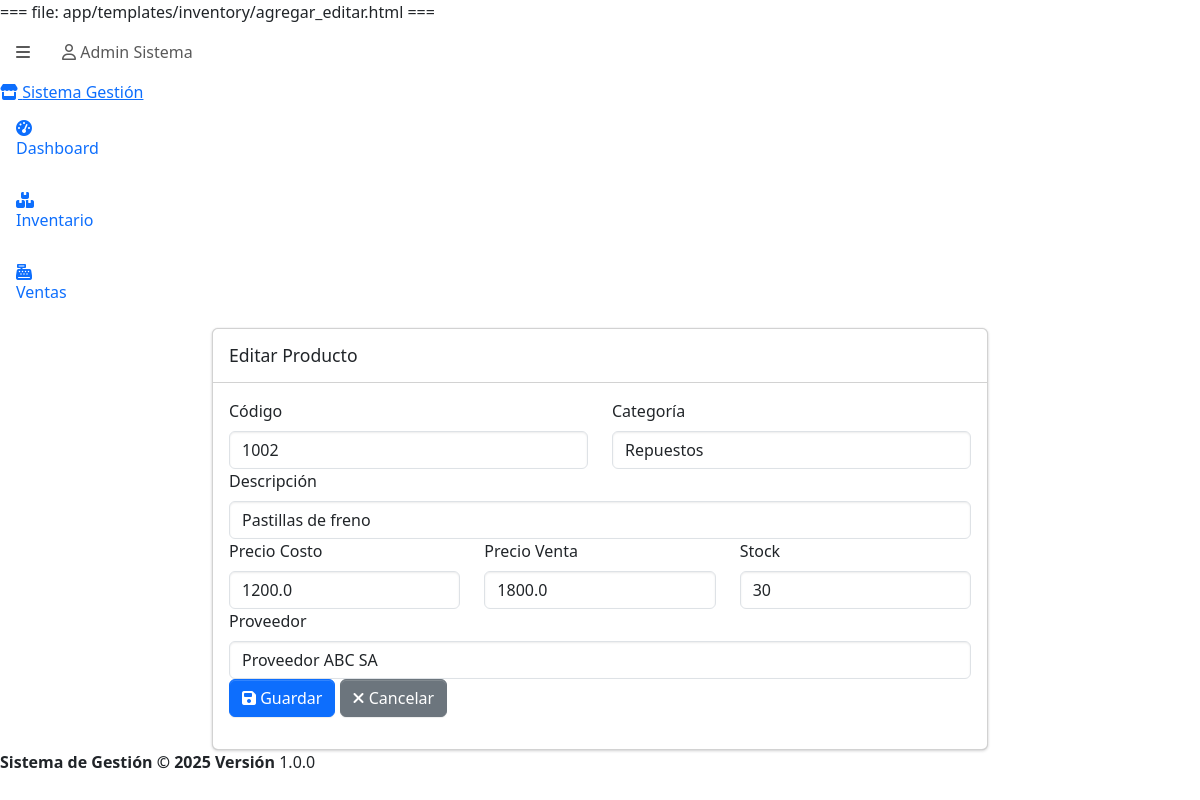
/inventario/editar/2 (signed in), run on the app's committed database.
### app/models.py (models this page shows, shortened)
class Usuario(UserMixin, db.Model):
    __tablename__ = 'usuarios'
    id = db.Column(db.Integer, primary_key=True)
    name = db.Column(db.String(100), nullable=False)
    lastname = db.Column(db.String(100), nullable=False)
    dni = db.Column(db.String(20), unique=True, nullable=False)
    username = db.Column(db.String(50), unique=True, nullable=False)
    password = db.Column(db.String(200), nullable=False)
    email = db.Column(db.String(100), unique=True, nullable=False)
    phone = db.Column(db.String(20), nullable=False)
    address = db.Column(db.String(200), nullable=False)
    rol_id = db.Column(db.Integer, db.ForeignKey('rol_usuarios.id'), nullable=False)
    status = db.Column(db.Integer, default=1)
    ventas = db.relationship('Venta', backref='usuario', lazy=True)

class Producto(db.Model):
    __tablename__ = 'productos'
    id = db.Column(db.Integer, primary_key=True)
    codigo = db.Column(db.Integer, unique=True, nullable=False)
    descripcion = db.Column(db.String(200), nullable=False)
    precio_costo = db.Column(db.Float, nullable=False)
    precio_venta = db.Column(db.Float, nullable=False)
    stock = db.Column(db.Integer, nullable=False, default=0)
    categoria_id = db.Column(db.Integer, db.ForeignKey('categorias.id'))
    proveedor_id = db.Column(db.Integer, db.ForeignKey('proveedores.id'))
    estado = db.Column(db.Integer, default=1)
    detalles_venta = db.relationship('DetalleVenta', backref='producto', lazy=True)

### app/routes/inventory.py (the view, shortened to what this page needs)
@inventory_bp.route('/editar/<int:id>', methods=['GET', 'POST'])
@login_required
@role_required('superadmin', 'admin')
def editar(id):
    producto = Producto.query.get_or_404(id)
    form = ProductoForm(obj=producto)
    form.categoria_id.choices = [(c.id, c.nombre) for c in Categoria.query.filter_by(estado=1).all()]
    form.proveedor_id.choices = [(p.id, p.razon_social) for p in Proveedor.query.filter_by(estado=1).all()]
    return render_template('inventory/agregar_editar.html', form=form, producto=producto, titulo='Editar Producto')

### app/forms.py
class ProductoForm(FlaskForm):
    codigo = IntegerField('Código', validators=[DataRequired()])
    descripcion = StringField('Descripción', validators=[DataRequired(), Length(max=200)])
    precio_costo = FloatField('Precio Costo', validators=[DataRequired(), NumberRange(min=0)])
    precio_venta = FloatField('Precio Venta', validators=[DataRequired(), NumberRange(min=0)])
    stock = IntegerField('Stock', validators=[DataRequired(), NumberRange(min=0)])
    categoria_id = SelectField('Categoría', coerce=int, validators=[DataRequired()])
    proveedor_id = SelectField('Proveedor', coerce=int, validators=[DataRequired()])

### app/routes/auth.py (called while the page is built)
@login_manager.user_loader
def load_user(user_id):
    return Usuario.query.get(int(user_id))

def role_required(*roles):
    def decorator(f):
        @wraps(f)
        def decorated_function(*args, **kwargs):
            from flask_login import current_user
            if not current_user.is_authenticated:
                return redirect(url_for('auth.login'))
            if current_user.rol.tipo not in roles:
                flash('No tienes permisos para acceder a esta página.', 'danger')
                return redirect(url_for('dashboard.index'))
            return f(*args, **kwargs)
        return decorated_function
    return decorator

### app/templates/inventory/agregar_editar.html (shortened to what this page needs)
{% extends "base.html" %}
{% block content %}
<div class="row">
    <div class="col-md-8 offset-md-2">
        <div class="card">
            <div class="card-header">
                <h3 class="card-title">{{ titulo }}</h3>
            </div>
            <div class="card-body">
                <form method="POST">
                    <div class="row">
                        <div class="col-md-6">
                            <div class="form-group">
                                {{ form.codigo.label(class="form-label") }}
                                {{ form.codigo(class="form-control" + (" is-invalid" if form.codigo.errors else "")) }}
                            </div>
                        </div>
                        <div class="col-md-6">
                            <div class="form-group">
                                {{ form.categoria_id.label(class="form-label") }}
                                {{ form.categoria_id(class="form-control" + (" is-invalid" if form.categoria_id.errors else "")) }}
                            </div>
                        </div>
                    </div>
                    <div class="form-group">
                        {{ form.descripcion.label(class="form-label") }}
                        {{ form.descripcion(class="form-control" + (" is-invalid" if form.descripcion.errors else "")) }}
                    </div>
                    <div class="row">
                        <div class="col-md-4">
                            <div class="form-group">
                                {{ form.precio_costo.label(class="form-label") }}
                                {{ form.precio_costo(class="form-control" + (" is-invalid" if form.precio_costo.errors else ""), step="0.01") }}
                            </div>
                        </div>
                        <div class="col-md-4">
                            <div class="form-group">
                                {{ form.precio_venta.label(class="form-label") }}
                                {{ form.precio_venta(class="form-control" + (" is-invalid" if form.precio_venta.errors else ""), step="0.01") }}
                            </div>
                        </div>
                        <div class="col-md-4">
                            <div class="form-group">
                                {{ form.stock.label(class="form-label") }}
                                {{ form.stock(class="form-control" + (" is-invalid" if form.stock.errors else "")) }}
                            </div>
                        </div>
                    </div>
                    <div class="form-group">
                        {{ form.proveedor_id.label(class="form-label") }}
                        {{ form.proveedor_id(class="form-control" + (" is-invalid" if form.proveedor_id.errors else "")) }}
                    </div>
                    <div class="form-group">
                        <button type="submit" class="btn btn-primary">
                            <i class="fas fa-save"></i> Guardar
                        </button>
                        <a href="{{ url_for('inventory.listar') }}" class="btn btn-secondary">
                            <i class="fas fa-times"></i> Cancelar
                        </a>
                    </div>
                </form>
            </div>
        </div>
    </div>
</div>
{% endblock %}

### app/templates/base.html (shortened to what this page needs)
<!DOCTYPE html>
<html lang="es">
<head>
    <link rel="stylesheet" href="{{ url_for('static', filename='adminlte/plugins/fontawesome-free/css/all.min.css') }}">
    <link rel="stylesheet" href="{{ url_for('static', filename='adminlte/css/adminlte.min.css') }}">
    <link rel="stylesheet" href="https://cdn.jsdelivr.net/npm/sweetalert2@11/dist/sweetalert2.min.css">
</head>
<body class="hold-transition sidebar-mini layout-fixed">
    <div class="wrapper">
        {% if current_user.is_authenticated %}
        <nav class="main-header navbar navbar-expand navbar-white navbar-light">
            <ul class="navbar-nav">
                <li class="nav-item">
                    <a class="nav-link" data-widget="pushmenu" href="#" role="button"><i class="fas fa-bars"></i></a>
                </li>
            </ul>
            <ul class="navbar-nav ml-auto">
                <li class="nav-item dropdown">
                    <a class="nav-link" data-toggle="dropdown" href="#">
                        <i class="far fa-user"></i> {{ current_user.name }} {{ current_user.lastname }}
                    </a>
                </li>
            </ul>
        </nav>
        <aside class="main-sidebar sidebar-dark-primary elevation-4">
            <a href="{{ url_for('dashboard.index') }}" class="brand-link">
                <i class="fas fa-store brand-image"></i>
                <span class="brand-text font-weight-light">Sistema Gestión</span>
            </a>
            <div class="sidebar">
                <nav class="mt-2">
                    <ul class="nav nav-pills nav-sidebar flex-column" data-widget="treeview" role="menu">
                        <li class="nav-item">
                            <a href="{{ url_for('dashboard.index') }}" class="nav-link">
                                <i class="nav-icon fas fa-tachometer-alt"></i>
                                <p>Dashboard</p>
                            </a>
                        </li>
                        {% if current_user.rol.tipo in ['superadmin', 'admin', 'ventas'] %}
                        <li class="nav-item">
                            <a href="{{ url_for('inventory.listar') }}" class="nav-link">
                                <i class="nav-icon fas fa-boxes"></i>
                                <p>Inventario</p>
                            </a>
                        </li>
                        {% endif %}
                        {% if current_user.rol.tipo in ['superadmin', 'admin', 'ventas', 'caja'] %}
                        <li class="nav-item">
                            <a href="{{ url_for('ventas.index') }}" class="nav-link">
                                <i class="nav-icon fas fa-cash-register"></i>
                                <p>Ventas</p>
                            </a>
                        </li>
                        {% endif %}
                    </ul>
                </nav>
            </div>
        </aside>
        <div class="content-wrapper">
            <section class="content">
                <div class="container-fluid">
                    {% block content %}{% endblock %}
                </div>
            </section>
        </div>
        <footer class="main-footer">
            <strong>Sistema de Gestión &copy; 2025</strong>
            <div class="float-right d-none d-sm-inline-block">
                <b>Versión</b> 1.0.0
            </div>
        </footer>
        {% endif %}
    </div>
</body>
</html>

### data on the page
Usuario: name "Admin", lastname "Sistema"
Producto: codigo "1002", categoria_id "Repuestos", descripcion "Pastillas de freno", precio_costo "1200.0", precio_venta "1800.0", stock "30", proveedor_id "Proveedor ABC SA"

### other printed values
{{ titulo }} "Editar Producto"
